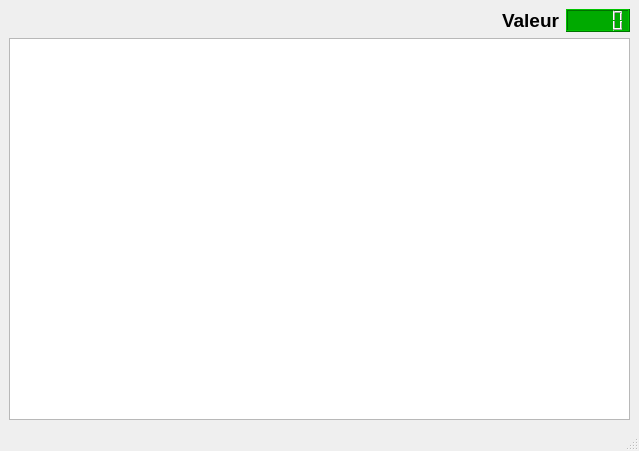
<?xml version="1.0" encoding="UTF-8"?>
<ui version="4.0">
 <class>MainWindow</class>
 <widget class="QMainWindow" name="MainWindow">
  <property name="geometry">
   <rect>
    <x>0</x>
    <y>0</y>
    <width>639</width>
    <height>451</height>
   </rect>
  </property>
  <property name="windowTitle">
   <string>LED -ANALOG - IE3 2019</string>
  </property>
  <widget class="QWidget" name="centralwidget">
   <layout class="QVBoxLayout" name="verticalLayout">
    <item>
     <layout class="QHBoxLayout" name="horizontalLayout">
      <item>
       <spacer name="horizontalSpacer">
        <property name="orientation">
         <enum>Qt::Horizontal</enum>
        </property>
        <property name="sizeHint" stdset="0">
         <size>
          <width>40</width>
          <height>20</height>
         </size>
        </property>
       </spacer>
      </item>
      <item>
       <widget class="QLabel" name="label">
        <property name="text">
         <string>&lt;html&gt;&lt;head/&gt;&lt;body&gt;&lt;p&gt;&lt;span style=&quot; font-size:14pt; font-weight:600;&quot;&gt;Valeur&lt;/span&gt;&lt;/p&gt;&lt;/body&gt;&lt;/html&gt;</string>
        </property>
       </widget>
      </item>
      <item>
       <widget class="QLCDNumber" name="lcd">
        <property name="styleSheet">
         <string notr="true">color: rgb(255, 0, 0);
background-color: rgb(0, 170, 0);</string>
        </property>
       </widget>
      </item>
     </layout>
    </item>
    <item>
     <widget class="PlotWidget" name="pyqtgraph"/>
    </item>
   </layout>
  </widget>
  <widget class="QMenuBar" name="menubar">
   <property name="geometry">
    <rect>
     <x>0</x>
     <y>0</y>
     <width>639</width>
     <height>21</height>
    </rect>
   </property>
  </widget>
  <widget class="QStatusBar" name="statusbar"/>
 </widget>
 <customwidgets>
  <customwidget>
   <class>PlotWidget</class>
   <extends>QGraphicsView</extends>
   <header location="global">pyqtgraph</header>
  </customwidget>
 </customwidgets>
 <resources/>
 <connections/>
</ui>
